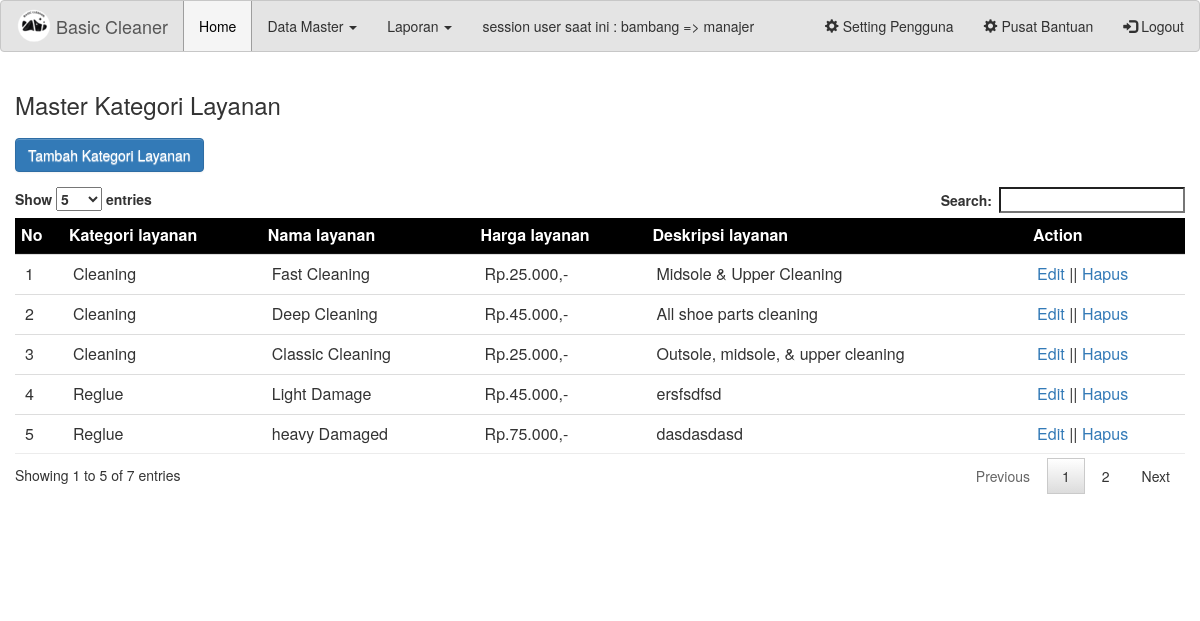
The page /homeadmin.php?page=master_kategori_layanan (signed in) on the database its author committed.
### tables this page shows
CREATE TABLE `kategori_layanan` (
  `id_kategori_layanan` int(10) NOT NULL,
  `jenis_layanan` varchar(20) NOT NULL,
  `nama_layanan` varchar(30) NOT NULL,
  `harga_layanan` int(10) NOT NULL,
  `deskripsi_layanan` text NOT NULL
);

### config/koneksi.php (called while the page is built, shortened)
<?php
$site = 'http://localhost/basiccleaner/';
?>

### config/function_general.php (called while the page is built, shortened)
<?php date_default_timezone_set('Asia/jakarta');
function formatuang($nilai_matauang){
    $var = number_format($nilai_matauang,0,",",".").',-';
    return $var;
}
?>

### modul/master_kategori_layanan.php (the view, shortened to what this page needs)
<div class="heading-menubar"><h3>Master Kategori Layanan</h3></div>
	<div class="form-group">
		<button class="btn-cliked btn btn-primary">Tambah Kategori Layanan</button>
	</div>
	<div class="row">
		<div class='main-containpages'>
			<div class="col-lg-12 clearfix-bottom">
				<table class="table table-hover" id="table-master-kate-layanan">
					<thead class="custom-headtables-globalconf">
						<tr>
							<th>No</th>
							<th>Kategori layanan</th>
							<th>Nama layanan</th>
							<th>Harga layanan</th>
							<th>Deskripsi layanan</th>
							<th>Action</th>
						</tr>
					</thead>
					<tbody>
						<?php
							$no=1;
							$x = mysqli_query($con,"SELECT * FROM kategori_layanan ORDER BY jenis_layanan ASC");
							while ($res=mysqli_fetch_array($x)) {
						 ?>
						<tr>
							<td><?php echo $no;?></td>
							<td><?php echo $res['jenis_layanan']; ?></td>
							<td><?php echo $res['nama_layanan']; ?></td>
							<td>Rp.<?php echo formatuang($res['harga_layanan']); ?></td>
							<td><?php echo $res['deskripsi_layanan']; ?></td>
							<td>
								<a href="homeadmin.php?page=master_edit_kategory_layanan&id=<?php echo $res['id_kategori_layanan']?>">Edit</a> ||
								<a onclick="return confirm('Anda yakin menghapus !!')" href="backend/proses_master_kategori_layanan.php?act=delete_kate_layanan&id=<?php echo $res['id_kategori_layanan'];?>">Hapus</a>
							</td>
						</tr>
						<?php $no++; } ?>
					</tbody>
				</table>
			</div>
		</div>
	</div>
</div>

### homeadmin.php (shortened to what this page needs)
<?php session_start();
include 'config/koneksi.php';
include 'config/function_general.php';
if (empty($_SESSION['nama_admin'])) {
    echo "<h3 style='color: #c00;text-align: center;'>AKSES DENIED !!</h3>";
    echo "<meta http-equiv=refresh content=2;url=$site"."index.php>";
    exit();
}else{?>
<!DOCTYPE html>
<html>
<head>
    <link rel="stylesheet" href="<?php echo $site;?>frontend/css/style.css">
    <link rel="stylesheet" href="<?php echo $site;?>frontend/css/bootstrap.min.css" media="screen">
    <link rel="stylesheet" href="<?php echo $site;?>frontend/lib/data_tables/jquery.dataTables.css">
</head>
<body onload="setInterval('displayServerTime()', 1000);">
    <div id="container">
    <nav class="navbar navbar-inverse">
        <div class="container-fluid">
            <div class="navbar-header">
                <a class="navbar-brand" href="#"><span class="margin-push-40"><img style="position:absolute;top:6px;" src="<?php echo "frontend/logo/android-icon-36x36.png";?>"></span>Basic Cleaner</a>
            </div>
            <ul class="nav navbar-nav">
                <li class="active"><a href="homeadmin.php?page=homebase">Home</a></li>
                <?php if ($_SESSION['level_admin']=='manajer') { ?>
                    <li class="dropdown">
                        <a class="dropdown-toggle" data-toggle="dropdown" href="#">Data Master
                            <span class="caret"></span>
                        </a>
                    </li>
                <?php } ?>
                <?php if ($_SESSION['level_admin']=='manajer') { ?>
                    <li class="dropdown">
                        <a class="dropdown-toggle" data-toggle="dropdown" href="#">Laporan
                            <span class="caret"></span>
                        </a>
                    </li>
                <?php } ?>
                <li><a>session user saat ini : <?php echo $_SESSION['nama_admin']. ' => ' .$_SESSION['level_admin'];?></a></li>
            </ul>
            <ul class="nav navbar-nav navbar-right">
                <li><a href="homeadmin.php?page=pengguna"><span class="glyphicon glyphicon-cog"></span> Setting Pengguna</a></li>
                <li><a href="homeadmin.php?page=setting"><span class="glyphicon glyphicon-cog"></span> Pusat Bantuan</a></li>
                <li><a href="backend/proses_logout.php" onclick="return confirm('Anda yakin keluar sistem !!')"><span class="glyphicon glyphicon-log-in"></span> Logout</a></li>
            </ul>
        </div>
    </nav>
    <div class="container">
        <div class="row">
        <?php include "config/get_page.php";?>
    </div>
    </body>
</html>
<?php } ?>

### config/get_page.php (shortened to what this page needs)
 <?php
    $p=isset($_GET['page'])?$_GET['page']:null;
    switch($p){
        case 'master_kategori_layanan':
            include "modul/master_kategori_layanan.php";
        break;
    }
?>

### frontend/css/style.css (style rules this page uses)
.main-containpages { padding: 0px; }
.heading-menubar { margin-bottom: 20px; display: block; }
.navbar-inverse { background-color: #e4e4e4 !important; border-color: #c7c7c7 !important; }
.navbar-inverse .navbar-brand { color: #565656 !important; }
.navbar-inverse .navbar-nav>li>a { color: #313131 !important; }
.navbar-inverse .navbar-nav>.active>a, .navbar-inverse .navbar-nav>.active>a:focus, .navbar-inverse .navbar-nav>.active>a:hover { color: #000 !important; background-color: #f5f5f5 !important; border-left: 1px solid #9e9e9e !important; border-right: 1px solid #9e9e9e !important; }
.margin-push-40 { margin-right:40px; }
.btn { display:inline-block;*display:inline;*zoom:1;padding:4px 12px;margin-bottom:0;font-size:14px;line-height:20px;*line-height:20px;text-align:center;vertical-align:middle;cursor:pointer;color:#333333;text-shadow:0 1px 1px rgba(255, 255, 255, 0.75);background-color:#f5f5f5;background-image:-moz-linear-gradient(top, #ffffff, #e6e6e6);background-image:-webkit-gradient(linear, 0 0, 0 100%, from(#ffffff), to(#e6e6e6));background-image:-webkit-linear-gradient(top, #ffffff, #e6e6e6);background-image:-o-linear-gradient(top, #ffffff, #e6e6e6);background-image:linear-gradient(to bottom, #ffffff, #e6e6e6);background-repeat:repeat-x;filter:progid:DXImageTransform.Microsoft.gradient(startColorstr='#ffffffff', endColorstr='#ffe6e6e6', GradientType=0);border-color:#e6e6e6 #e6e6e6 #bfbfbf;border-color:rgba(0, 0, 0, 0.1) rgba(0, 0, 0, 0.1) rgba(0, 0, 0, 0.25);*background-color:#e6e6e6;filter:progid:DXImageTransform.Microsoft.gradient(enabled = false);border:1px solid #cccccc;*border:0;border-bottom-color:#b3b3b3;-webkit-border-radius:4px;-moz-border-radius:4px;border-radius:4px;*margin-left:.3em;-webkit-box-shadow:inset 0 1px 0 rgba(255,255,255,.2), 0 1px 2px rgba(0,0,0,.05);-moz-box-shadow:inset 0 1px 0 rgba(255,255,255,.2), 0 1px 2px rgba(0,0,0,.05);box-shadow:inset 0 1px 0 rgba(255,255,255,.2), 0 1px 2px rgba(0,0,0,.05); }
.clearfix-bottom { margin-bottom: 100px;display: inline-block; }
.custom-headtables-globalconf { background-color: #000; color: #fff; }

### rows shown on the page
kategori_layanan: jenis_layanan "Cleaning", nama_layanan "Fast Cleaning", harga_layanan "25.000,-", deskripsi_layanan "Midsole & Upper Cleaning"
kategori_layanan: jenis_layanan "Cleaning", nama_layanan "Deep Cleaning", harga_layanan "45.000,-", deskripsi_layanan "All shoe parts cleaning"
kategori_layanan: jenis_layanan "Cleaning", nama_layanan "Classic Cleaning", harga_layanan "25.000,-", deskripsi_layanan "Outsole, midsole, & upper cleaning"
kategori_layanan: jenis_layanan "Reglue", nama_layanan "Light Damage", harga_layanan "45.000,-", deskripsi_layanan "ersfsdfsd"
kategori_layanan: jenis_layanan "Reglue", nama_layanan "heavy Damaged", harga_layanan "75.000,-", deskripsi_layanan "dasdasdasd"

### other values the page prints
$_SESSION['nama_admin'] "bambang"
$_SESSION['level_admin'] "manajer"
